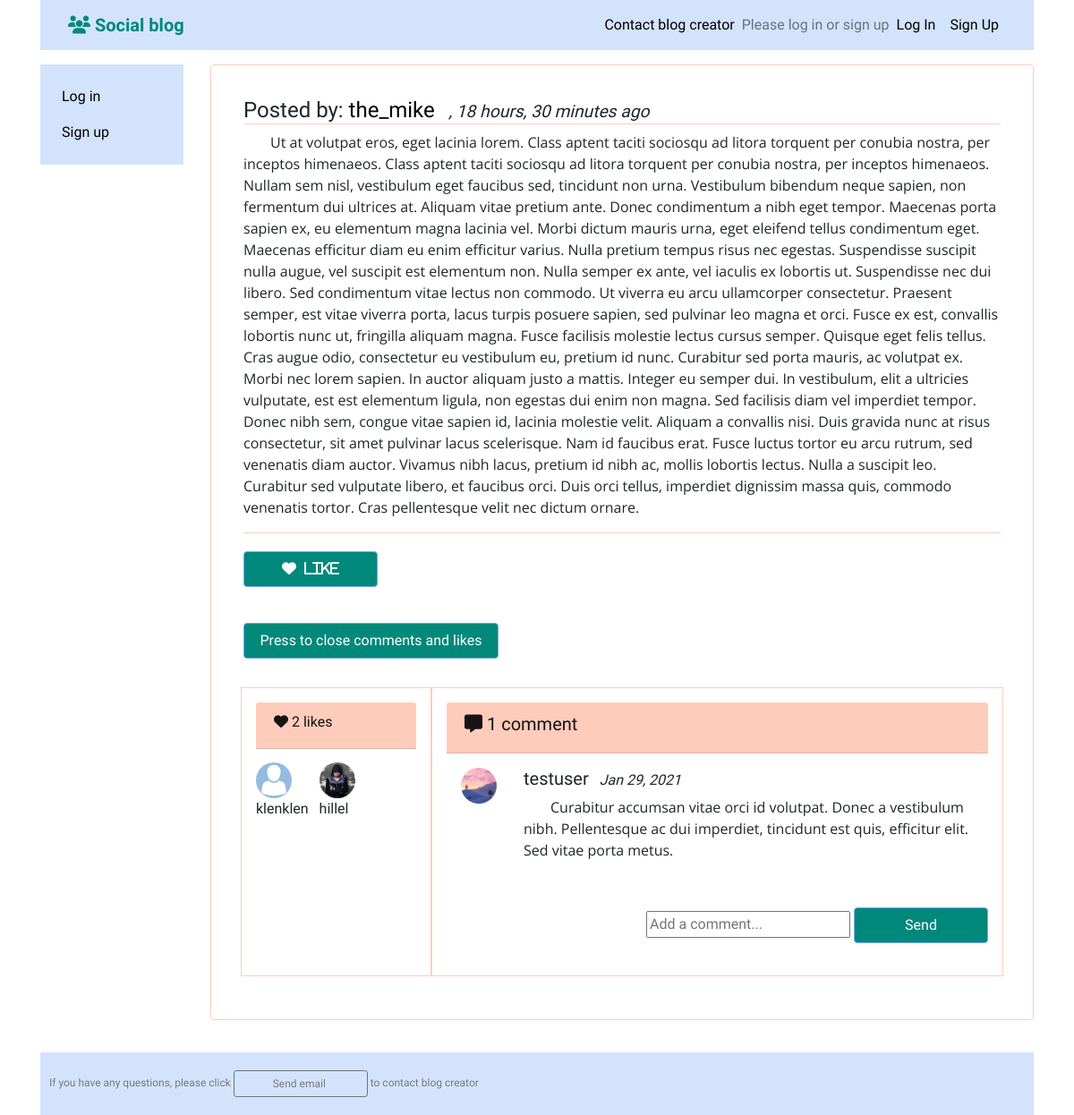
Page /posts/20/detail/ on the earlier database version.
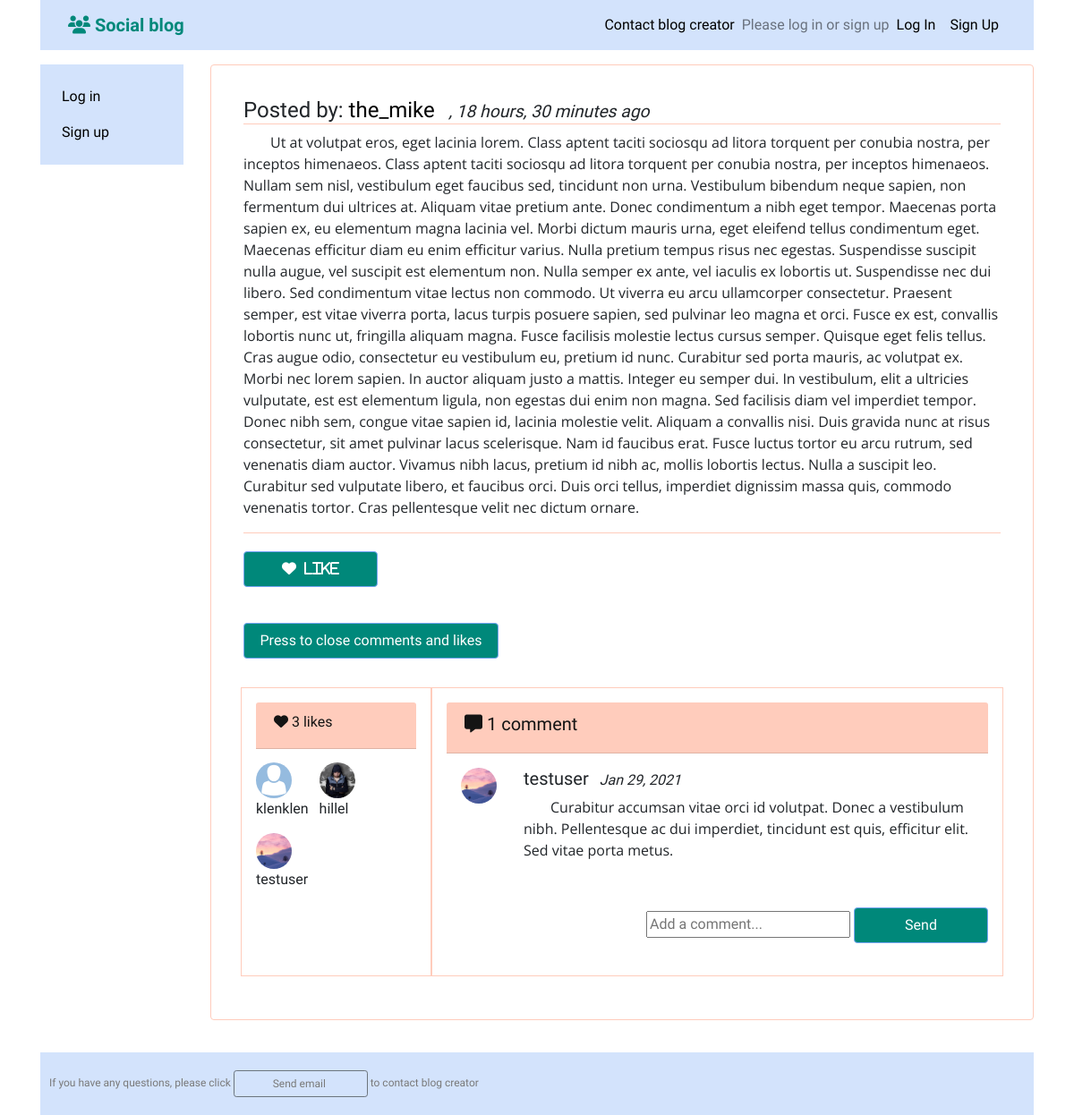
Same page on the later database version.
### posts/models.py (models this page shows, shortened)
class Post(models.Model):
    content = models.TextField()
    image = models.ImageField(upload_to='posts', validators=[FileExtensionValidator(['png', 'jpg', 'jpeg'])], blank=True)
    liked = models.ManyToManyField('profiles.Profile', blank=True, related_name='likes')
    updated = models.DateTimeField(auto_now=True)
    created = models.DateTimeField(auto_now_add=True)
    author = models.ForeignKey('profiles.Profile', on_delete=models.CASCADE, related_name='posts', null=True)
    group = models.ForeignKey(Group, related_name='posts', null=True, blank=True, on_delete=models.CASCADE)
    def num_likes(self):
        return self.liked.all().count()
    def num_comments(self):
        return self.comment_set.all().count()
    def get_users_liked(self):
        users = []
        for person in self.liked.all():
            users += [person.user]
        return users
    class Meta:
        ordering = ('-created',)

class Comment(models.Model):
    user = models.ForeignKey('profiles.Profile', on_delete=models.CASCADE, blank=True, null=True)
    post = models.ForeignKey(Post, on_delete=models.CASCADE)
    body = models.TextField(max_length=300)
    created_at = models.DateTimeField(auto_now_add=True)
    updated_date = models.DateTimeField(auto_now=True)

### profiles/models.py (models this page shows, shortened)
class Profile(models.Model):
    first_name = models.CharField(max_length=100, blank=True)
    last_name = models.CharField(max_length=100, blank=True)
    user = models.OneToOneField(User, on_delete=models.CASCADE)
    bio = models.TextField(default='No bio...')
    friends = models.ManyToManyField(User, related_name='friends', blank=True)
    email = models.EmailField(max_length=200, blank=True)
    country = models.CharField(max_length=200,blank=True)
    avatar = models.ImageField(default='avatar.png', upload_to='avatars/')
    slug = models.SlugField(unique=True, blank=True)
    updated = models.DateTimeField(auto_now=True)
    created = models.DateTimeField(auto_now_add=True)
    objects = ProfileManager()
    def __str__(self):
        return f'{self.user.username}'   #-{self.created.strftime("%d-%m-%Y")}
    __initial_first_name = None
    __initial_last_name = None
    def __init__(self, *args, **kwargs):
        super().__init__(*args, **kwargs)
        self.__initial_first_name = self.first_name
        self.__initial_last_name = self.last_name
    class Meta:
        ordering = ['-created',]

### posts/views.py (the view, shortened to what this page needs)
# urls.py: path('<pk>/detail/', views.PostDetail.as_view(), name='single'),
class PostDetail(FormMixin, DetailView):
    template_name = "posts/post_detail.html"
    model = Post
    form_class = CommentModelForm
    def get_initial(self):
       return {"post": self.get_object()}
    def get_context_data(self, **kwargs):
        context = super(PostDetail, self).get_context_data(**kwargs)
        context['form'] = self.get_form()
        return context

### posts/forms.py
class CommentModelForm(forms.ModelForm):
    body = forms.CharField(label='',
                            widget=forms.TextInput(attrs={'placeholder': 'Add a comment...'}))
    class Meta:
        model = Comment
        fields = ('body',)

### profiles/context_processors.py (called while the page is built)
def profile_pic(request):
    if request.user.is_authenticated:
        profile_obj = Profile.objects.get(user=request.user)
        pic = profile_obj.avatar
        return {'picture': pic}
    return {}

def invitations_no_rec(request):
    if request.user.is_authenticated:
        profile_obj = Profile.objects.get(user=request.user)
        qs_count = Relationship.objects.invitations_received(profile_obj).count()
        return {'invitations_no': qs_count}
    return {}

### posts/templates/posts/post_detail.html (shortened to what this page needs)
<!DOCTYPE html>
{% extends 'base.html' %}
{% block content %}
<div class='card p-3'>
    <div class="card-body">
        <h4 class='profile_name'> Posted by:
        <a href="{% url 'profiles:profile_detail_view' slug=post.author.slug %}">
            {{post.author}}
        </a><small><em> &nbsp; , {{ post.created|timesince}} ago</em></small>&nbsp; </h4>
        <p>{{post.content}}</p>
        <div class="post_content">
        </div>
        <form action="{% url 'posts:like_post_view' %}" method="POST" id="{{post.id}}" >
            <button type="submit" class="btn btn-primary" >
            {% if user not in post.get_users_liked %}
            <i class="fas fa-heart">&nbsp; Like</i>
            {% else %}
            <i class="fas fa-heart">&nbsp; Unlike</i>
            {% endif %}
            </button>
        </form>
        <button class='btn btn-primary long_button' data-toggle="collapse" data-target="#comments_like">Press to close comments and likes</button>
            <div class="collapse show row" id="comments_like" style="padding: 12px">
                <div class="col-md-3 p-3 comment_like">
                    <div class="card-header detail_post" data-toggle="collapse" data-target="#like">
                        <h6><i class="fas fa-heart"></i> {{post.num_likes}} like{{post.num_likes|pluralize}} </h6>
                    </div>
                    <div>
                        <ul class="list-inline collapse show " id="like">
                            {% for person in post.liked.all %}
                                <li class="list-inline-item">
                                    <a href="{% url 'profiles:profile_detail_view' slug=person.slug%}"><img class="align-self-center avatar"
                                    style="width:40px;height:40px; margin-top: 15px;"
                                    src="{{person.avatar.url}}"></a><br>{{person}}
                                </li>
                            {% endfor %}
                        </ul>
                    </div>
                </div>
                <div class="col-md-9 p-3 comment_like">
                    <div class="card-header detail_post" style='width:auto;' data-toggle="collapse" data-target="#comments">
                        <h5><i class="fas fa-comment-alt"></i>  {{ post.num_comments }} comment{{post.num_comments|pluralize}}</h5>
                    </div>
                    <div>
                        <ul class="collapse show list-unstyled" id="comments" >
                            {% for comment in post.comment_set.all %}
                            <li class="list-item">
                                <div class="media p-3">
                                    <a href="{% url 'profiles:profile_detail_view' slug=comment.user.slug%}"><img class="align-self-center avatar"
                                    style="width:40px;height:40px; margin-right: 30px;"
                                    src="{{comment.user.avatar.url}}"></a><br>
                                    <div class="media-body">
                                        <h5>{{ comment.user }}<small><i> &nbsp; {{comment.created_at|date:"M d, Y"}}</i></small></h5>
                                        <p>{{ comment.body }}</p>
                                    </div>
                                </div>
                            </li>
                            {% endfor %}
                            <li class="float-end">
                                <form action="" method="POST">
                                    {{ form }}
                                    <button type="submit" name="submit_comment_form" class="btn btn-primary">Send</button>
                                </form>
                            </li>
                        </ul>
                    </div>
                </div>
            </div>
    </div>
</div>
{% endblock %}

Differences in the rows shown:
changed Post "the_mike": num_likes "2" → "3"
now on this page (row edited): Profile: avatar (picture), user.username "testuser"
